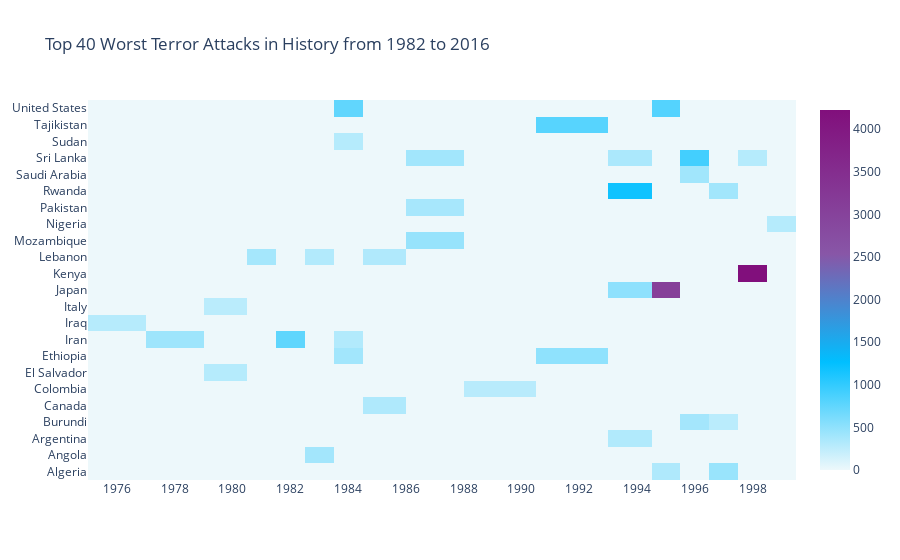

Notebook code for this chart:
### Code cell
import plotly.offline as py
py.init_notebook_mode(connected=True)
import plotly.graph_objs as go
colorscale = [[0, '#edf8fb'], [.3, '#00BFFF'],  [.6, '#8856a7'],  [1, '#810f7c']]
heatmap = go.Heatmap(z=heat.values, x=heat.columns, y=heat.index, colorscale=colorscale)
data = [heatmap]
layout = go.Layout(
    title='Top 40 Worst Terror Attacks in History from 1982 to 2016',
    xaxis = dict(ticks='', nticks=20),
    yaxis = dict(ticks='')
)
fig = go.Figure(data=data, layout=layout)
py.iplot(fig, filename='heatmap',show_link=False)

### Figure 1 — Plotly figure (JSON) as saved in the notebook; plotly's stock layout.template omitted (floating-point values rounded to 4 significant figures; data arrays with more than 128 entries replaced by an {"elided": "..."} marker saying what was removed)
{"data": [{"y": ["Algeria", "Angola", "Argentina", "Burundi", "Canada", "Colombia", "El Salvador", "Ethiopia", "Iran", "Iraq", "Italy", "Japan", "Kenya", "Lebanon", "Mozambique", "Nigeria", "Pakistan", "Rwanda", "Saudi Arabia", "Sri Lanka", "Sudan", "Tajikistan", "United States"], "x": [1976, 1978, 1980, 1981, 1982, 1983, 1984, 1985, 1987, 1989, 1992, 1994, 1995, 1996, 1997, 1998, 1999], "z": {"elided": "23x17 float values"}, "type": "heatmap", "colorscale": [[0, "#edf8fb"], [0.3, "#00BFFF"], [0.6, "#8856a7"], [1, "#810f7c"]]}], "layout": {"yaxis": {"ticks": ""}, "xaxis": {"nticks": 20, "ticks": ""}, "title": {"text": "Top 40 Worst Terror Attacks in History from 1982 to 2016"}}}
